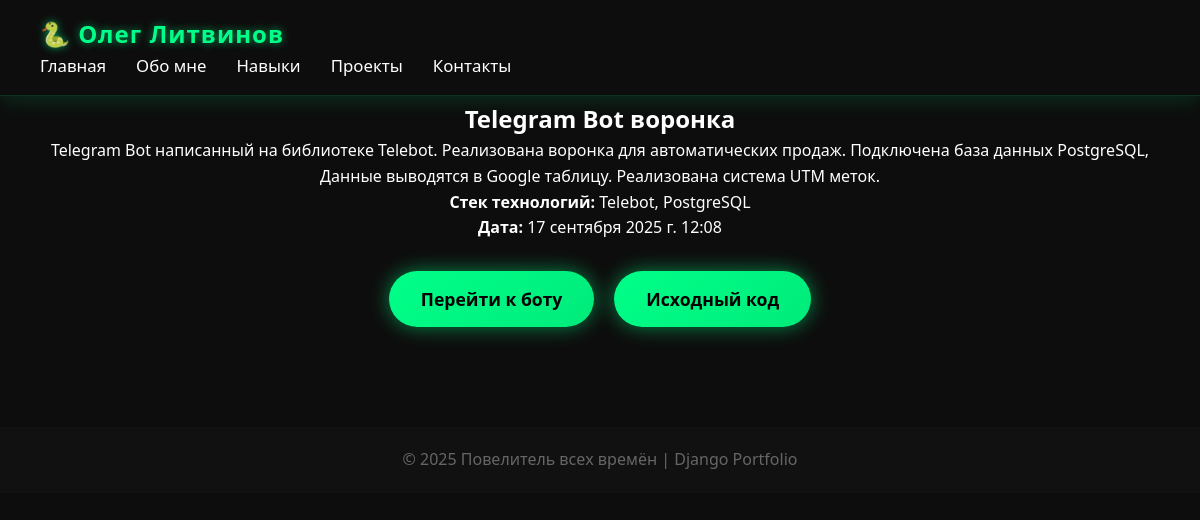
The app's page /project/1 with its own data.
### portfolio_siteapp/models.py (models this page shows, shortened)
class Project(models.Model):
    pr_name = models.CharField(max_length=64)
    pr_desc = models.TextField()
    pr_url = models.URLField(blank=True, null=True)
    pr_img = models.ImageField(upload_to='media/', null=True)
    pr_stech = models.TextField(null=True)
    pr_date = models.DateTimeField(auto_now_add=True)
    class Meta:
        verbose_name_plural = 'Проекты'

### portfolio_siteapp/views.py (the view)
# urls.py: path('project/<int:pk>', project_page)
def project_page(request, pk):
    project = Project.objects.get(id=pk)
    context = {
        'project': project
    }
    return render(request, 'project.html', context)

### portfolio_siteapp/templates/project.html (shortened to what this page needs)
<!DOCTYPE html>
<html lang="ru">
<head>
  {% load static %}
  <link rel="stylesheet" href="{% static 'css/style.css' %}">
</head>
<body>
  <header>
    <nav>
      <div class="logo">🐍 Олег Литвинов</div>
      <ul>
        <li><a href="/">Главная</a></li>
        <li><a href="#about">Обо мне</a></li>
        <li><a href="#skills">Навыки</a></li>
        <li><a href="#projects">Проекты</a></li>
        <li><a href="#contact">Контакты</a></li>
      </ul>
    </nav>
  </header>
  <section class="project-detail">
    <div class="project-header">
      <h1>{{ project.pr_name }}</h1>
    </div>
    <p class="project-description">{{ project.pr_desc }}</p>
    <div class="project-meta">
      <p><b>Стек технологий:</b> {{ project.pr_stech }}</p>
      <p><b>Дата:</b> {{ project.pr_date }}</p>
    </div>
      <div class="contact-buttons">
    <a href="https://t.me/EngleeshEgeBot" target="_blank" class="external-btn">Перейти к боту</a>
    <a href="https://github.com/YourRepo" target="_blank" class="external-btn">Исходный код</a>
  </div>
  </section>
  <footer>
    <p>© 2025 Повелитель всех времён | Django Portfolio</p>
  </footer>
</body>
</html>

### static/css/style.css (style rules this page uses)
* { margin: 0; padding: 0; box-sizing: border-box; font-family: "Segoe UI", sans-serif; }
body { background: #0d0d0d; color: #fff; line-height: 1.6; }
html { scroll-behavior: smooth; }
header { position: fixed; top: 0; width: 100%; background: rgba(15, 15, 15, 0.85); padding: 15px 40px; display: flex; justify-content: space-between; align-items: center; z-index: 1000; backdrop-filter: blur(12px); border-bottom: 1px solid rgba(0, 255, 136, 0.15); box-shadow: 0 4px 20px rgba(0, 255, 136, 0.15); }
header .logo { font-size: 1.5rem; font-weight: bold; color: #00ff88; letter-spacing: 1px; text-shadow: 0 0 8px rgba(0, 255, 136, 0.6); }
header ul { list-style: none; display: flex; gap: 30px; }
header ul li a { position: relative; text-decoration: none; color: #fff; font-size: 1.05rem; padding-bottom: 3px; transition: color 0.3s ease; }
header ul li a::after { content: ""; position: absolute; bottom: 0; left: 0; height: 2px; width: 0%; background: #00ff88; box-shadow: 0 0 8px rgba(0,255,136,0.8); transition: width 0.3s ease; }
section { padding: 100px 40px; text-align: center; }
.contact-buttons { display: flex; justify-content: center; flex-wrap: wrap; gap: 20px; margin-top: 30px; }
footer { padding: 20px; text-align: center; background: #111; color: #666; }
body { overflow-x: hidden; }
.external-btn { display: inline-block; padding: 14px 32px; font-size: 1.1rem; font-weight: bold; color: #000; text-decoration: none; border-radius: 40px; background: linear-gradient(135deg, #00ff88, #00cc66); box-shadow: 0 0 20px rgba(0,255,136,0.5); transition: transform 0.3s, box-shadow 0.3s, background-position 0.5s; position: relative; overflow: hidden; background-size: 300%; background-position: left; }

### records on screen
Project: pr_name "Telegram Bot воронка", pr_desc "Telegram Bot написанный на библиотеке Telebot. Реализована воронка для автоматических продаж. Подключена база данных PostgreSQL, Данные выводятся в Google таблицу. Реализована система UTM меток.", pr_stech "Telebot, PostgreSQL", pr_date "17 сентября 2025 г. 12:08"
